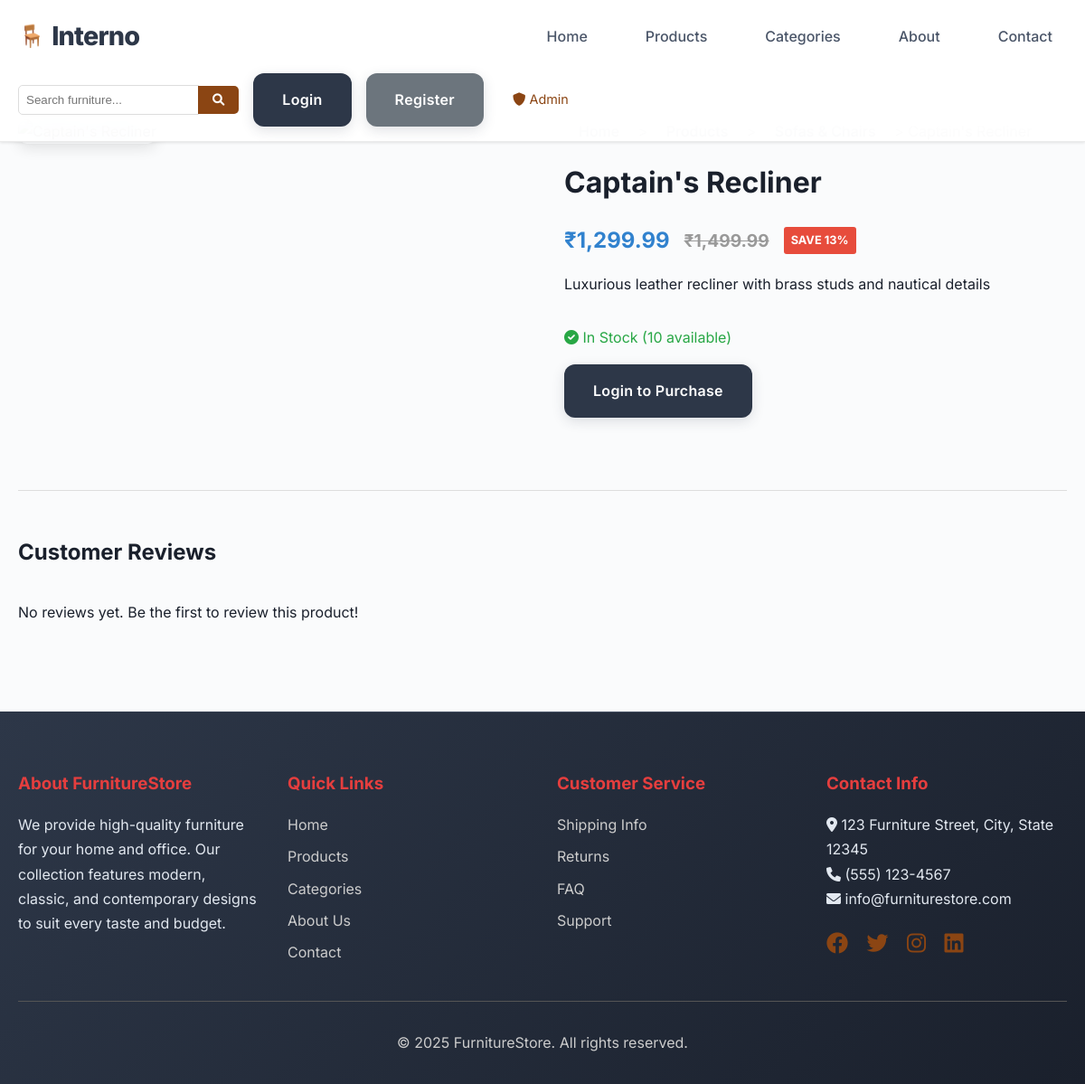
Screenshot of /product.php?id=1 with the database file from the repository.
### tables this page shows
CREATE TABLE products (
    id INT AUTO_INCREMENT PRIMARY KEY,
    name VARCHAR(200) NOT NULL,
    description TEXT,
    price DECIMAL(10,2) NOT NULL,
    discount_price DECIMAL(10,2) DEFAULT NULL,
    category_id INT,
    stock_quantity INT DEFAULT 0,
    image VARCHAR(255),
    gallery TEXT,
    specifications TEXT,
    status ENUM('active', 'inactive') DEFAULT 'active',
    featured BOOLEAN DEFAULT FALSE,
    created_at TIMESTAMP DEFAULT CURRENT_TIMESTAMP,
    FOREIGN KEY (category_id) REFERENCES categories(id)
);

### includes/functions.php (called while the page is built, shortened)
<?php
function isLoggedIn() {
    return isset($_SESSION['user_id']);
}
function formatPrice($price) {
    return '₹' . number_format($price, 2);
}
?>

### product.php (the view, shortened to what this page needs)
<?php
require_once 'includes/functions.php';
$product_id = isset($_GET['id']) ? (int)$_GET['id'] : 0;
$database = new Database();
$db = $database->getConnection();
$query = "SELECT p.*, c.name as category_name FROM products p
          LEFT JOIN categories c ON p.category_id = c.id
          WHERE p.id = ? AND p.status = 'active'";
$stmt = $db->prepare($query);
$stmt->execute([$product_id]);
$product = $stmt->fetch(PDO::FETCH_ASSOC);
$query = "SELECT r.*, u.username FROM reviews r
          JOIN users u ON r.user_id = u.id
          WHERE r.product_id = ?
          ORDER BY r.created_at DESC";
$stmt = $db->prepare($query);
$stmt->execute([$product_id]);
$reviews = $stmt->fetchAll(PDO::FETCH_ASSOC);
include 'includes/header.php';
?>
<div class="container" style="margin-top: 2rem;">
    <div style="display: grid; grid-template-columns: 1fr 1fr; gap: 3rem; margin-bottom: 3rem;">
        <div>
        </div>
        <div>
            <nav style="margin-bottom: 1rem; color: #666;">
                <a href="index.php">Home</a> >
                <a href="products.php">Products</a> >
                <a href="products.php?category=<?php echo $product['category_id']; ?>"><?php echo htmlspecialchars($product['category_name']); ?></a> >
            </nav>
            <h1 style="margin-bottom: 1rem;"><?php echo htmlspecialchars($product['name']); ?></h1>
            <div class="product-price" style="font-size: 1.5rem; margin-bottom: 1rem;">
                <?php if ($product['discount_price']): ?>
                    <?php echo formatPrice($product['discount_price']); ?>
                    <span class="price-original" style="font-size: 1.2rem;"><?php echo formatPrice($product['price']); ?></span>
                    <span style="background: #e74c3c; color: white; padding: 0.25rem 0.5rem; border-radius: 3px; font-size: 0.8rem; margin-left: 0.5rem;">
                        SAVE <?php echo round((($product['price'] - $product['discount_price']) / $product['price']) * 100); ?>%
                    </span>
                <?php else: ?>
                    <?php echo formatPrice($product['price']); ?>
                <?php endif; ?>
            </div>
            <p style="margin-bottom: 2rem; line-height: 1.6;"><?php echo nl2br(htmlspecialchars($product['description'])); ?></p>
            <?php if ($product['stock_quantity'] > 0): ?>
                <p style="color: #28a745; margin-bottom: 1rem;">
                    <i class="fas fa-check-circle"></i> In Stock (<?php echo $product['stock_quantity']; ?> available)
                </p>
                <?php if (isLoggedIn()): ?>
                    <form method="POST" style="margin-bottom: 2rem;">
                        <div style="display: flex; gap: 1rem; align-items: center; margin-bottom: 1rem;">
                            <label for="quantity">Quantity:</label>
                            <input type="number" id="quantity" name="quantity" value="1" min="1" max="<?php echo $product['stock_quantity']; ?>"
                                   style="width: 80px; padding: 0.5rem; border: 1px solid #ddd; border-radius: 5px;">
                        </div>
                        <button type="submit" name="add_to_cart" class="btn" style="padding: 1rem 2rem;">
                            <i class="fas fa-shopping-cart"></i> Add to Cart
                        </button>
                    </form>
                <?php else: ?>
                    <p style="margin-bottom: 2rem;">
                        <a href="login.php?redirect=<?php echo urlencode($_SERVER['REQUEST_URI']); ?>" class="btn">Login to Purchase</a>
                    </p>
                <?php endif; ?>
            <?php else: ?>
                <p style="color: #dc3545; margin-bottom: 2rem;">
                    <i class="fas fa-times-circle"></i> Out of Stock
                </p>
            <?php endif; ?>
        </div>
    </div>
    <div style="border-top: 1px solid #ddd; padding-top: 3rem;">
        <h2 style="margin-bottom: 2rem;">Customer Reviews</h2>
        <?php if (empty($reviews)): ?>
            <p>No reviews yet. Be the first to review this product!</p>
        <?php endif; ?>
    </div>
</div>
<?php include 'includes/footer.php'; ?>

### assets/css/style.css (style rules this page uses)
* { margin: 0; padding: 0; box-sizing: border-box; }
body { font-family: 'Inter', -apple-system, BlinkMacSystemFont, 'Segoe UI', Roboto, sans-serif; line-height: 1.7; color: #1a202c; font-size: 16px; font-weight: 400; background: #fafbfc; padding-top: 100px; }
.container { max-width: 1200px; margin: 0 auto; padding: 0 20px; }
nav a { text-decoration: none; color: #4a5568; font-weight: 500; padding: 0.5rem 1rem; border-radius: 8px; transition: all 0.2s ease; position: relative; }
.btn { display: inline-flex; align-items: center; justify-content: center; padding: 16px 32px; background: #2d3748; color: white; text-decoration: none; border-radius: 12px; transition: all 0.2s ease; border: none; cursor: pointer; font-size: 1rem; font-weight: 600; letter-spacing: 0.3px; position: relative; box-shadow: 0 4px 14px rgba(45, 55, 72, 0.15); gap: 0.5rem; }
.product-price { font-size: 1.5rem; color: #3182ce; font-weight: 700; margin-bottom: 1rem; display: flex; align-items: center; gap: 0.5rem; }
.price-original { text-decoration: line-through; color: #999; margin-left: 0.5rem; }

### rows the page displays
products: name "Captain's Recliner", discount_price "₹1,299.99", price "₹1,499.99", (($product['price'] - $product['discount_price']) / $product['price']) * 100 "13", description "Luxurious leather recliner with brass studs and nautical details", stock_quantity "10"
